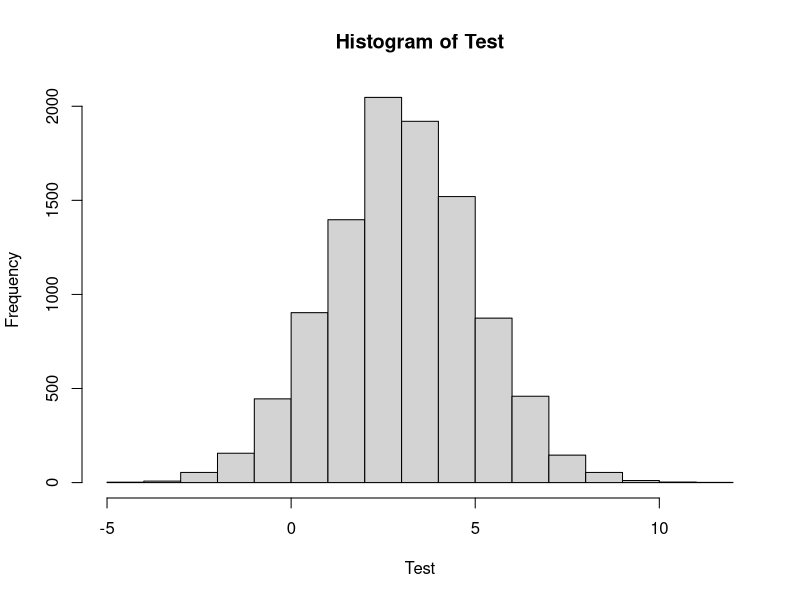
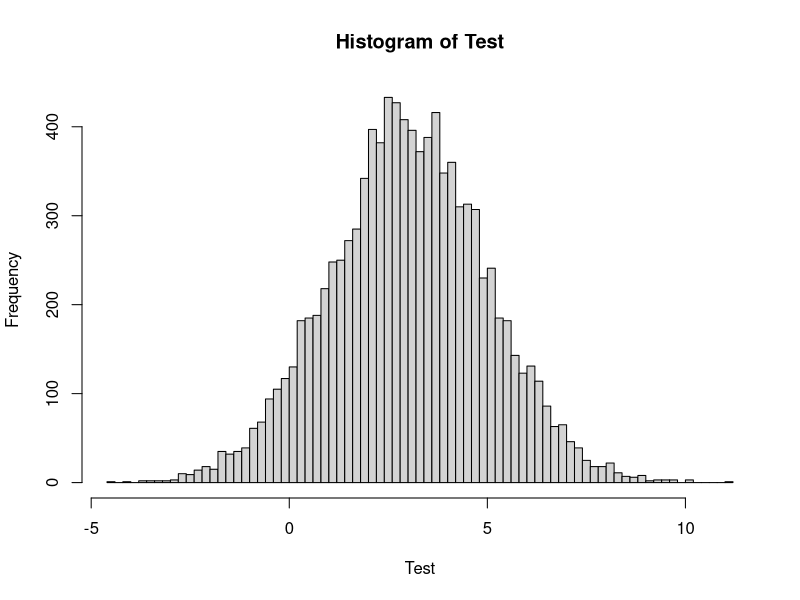

These figures' R source, in order:
#pnorm(z) returns the area under the curve from -inf to 
#z (cumulative probability) of the pdf of the normal distribution where z is a Z-score
#i.e. does the job of Table lookup
pnorm(0)
pnorm(0.12) #example in our slides

#examination of 68-95-99.7 rule
pnorm(1)-pnorm(-1)  #Recall that 68% of data  within 1 standard dev. of mean
pnorm(2)-pnorm(-2)  #Recall that 95% of data  within 2 standard dev. of mean
pnorm(3)-pnorm(-3)  #Recall that 99.7% of data  within 2 standard dev. of mean

#pnorm() function allows you to be lazy and to provide mean and sd as well instead of z-score
#example x=6, mu=3, sd=2 so z=(6-3)/2=1.5 so you can use pnorm(1.5) OR pnorm(6,mean=3,sd=2)
pnorm(1.5)
pnorm(6,mean=3,sd=2)
pnorm(266,mean=235,sd=20) #Example I in our slides
pnorm(800,mean=760,sd=146)-pnorm(710,mean=760,sd=146) #Example II part A
#The small difference in answers is because of the rounding errors 

#pnorm by defult returns the area under the lower tail i.e. P[X = x] but you can change this.
pnorm(1.5,lower.tail = FALSE) #This is the upper 
# the sum is obviously 1
pnorm(1.5,lower.tail = FALSE)+pnorm(1.5,lower.tail = TRUE)
pnorm(730,mean=760,sd=146,lower.tail = FALSE) #Example II part B
#The small difference in answers is because of the rounding errors 

###############################################################
#qnorm is the  is the inverse of pnorm. The idea behind qnorm is that you give it a probability, 
#and it returns the z-score whose cumulative distribution matches the probability. 
#No need for reverse table reading! 

qnorm(0.5)
#Similarly, you can define mean and sd so it returns the observatin value instead of the z-score.
qnorm(0.9,mean=7.55,sd=1.2) #Example III
qnorm(0.93) #Part of Example IV
##############################
#rnorm() generates random numbers that follow normal distribution, defult mu=1,sd=1 
Test<-rnorm(10000,mean=3,sd=2) # 10000 random numbers with normal distribution, mean=3,sd=2
hist(Test)
hist(Test,n=100) #use 100 split bins i.e. higher resolution 